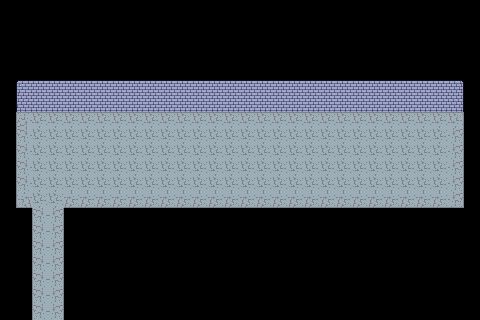

This game map was drawn from its Tiled (.tmx) file and the tilesets committed beside it. A one-line description and the full map source follow:
An orthogonal 30x20 tile map with 16x16 px tiles, 1 tile layer (Tile Layer 1).

<map version="1.10" tiledversion="1.11.2" orientation="orthogonal" renderorder="left-down" width="30" height="20" tilewidth="16" tileheight="16" infinite="0" nextlayerid="2" nextobjectid="1">
 <editorsettings>
  <export target="untitled.tmj" format="json" />
 </editorsettings>
 <tileset firstgid="1" source="../Dreamscaper.tsx" />
 <layer id="1" name="Tile Layer 1" width="30" height="20">
  <data encoding="csv">
1,1,1,1,1,1,1,1,1,1,1,1,1,1,1,1,1,1,1,1,1,1,1,1,1,1,1,1,1,1,
1,1,1,1,1,1,1,1,1,1,1,1,1,1,1,1,1,1,1,1,1,1,1,1,1,1,1,1,1,1,
1,0,0,0,0,0,0,0,0,0,0,0,0,0,0,0,0,0,0,0,0,0,0,0,0,0,0,0,0,0,
1,0,0,0,0,0,0,0,0,0,0,0,0,0,0,0,0,0,0,0,0,0,0,0,0,0,0,0,0,0,
1,0,0,0,0,0,0,0,0,0,0,0,0,0,0,0,0,0,0,0,0,0,0,0,0,0,0,0,0,0,
1,11,22,22,22,22,22,22,22,22,22,22,22,22,22,22,22,22,22,22,22,22,22,22,22,22,22,22,12,0,
1,13,14,14,14,14,14,14,14,14,14,14,14,14,14,14,14,14,14,14,14,14,14,14,14,14,14,14,15,1,
1,3,6,6,6,6,6,6,6,6,6,6,6,6,6,6,6,6,6,6,6,6,6,6,6,6,6,6,4,1,
1,10,8,8,8,8,8,8,8,8,8,8,8,8,8,8,8,8,8,8,8,8,8,8,8,8,8,8,9,1,
1,10,8,8,8,8,8,8,8,8,8,8,8,8,8,8,8,8,8,8,8,8,8,8,8,8,8,8,9,1,
1,10,8,8,8,8,8,8,8,8,8,8,8,8,8,8,8,8,8,8,8,8,8,8,8,8,8,8,9,1,
1,10,8,8,8,8,8,8,8,8,8,8,8,8,8,8,8,8,8,8,8,8,8,8,8,8,8,8,9,1,
1,2,8,8,7,7,7,7,7,7,7,7,7,7,7,7,7,7,7,7,7,7,7,7,7,7,7,7,5,1,
1,1,10,9,1,1,1,1,1,1,1,1,1,1,1,1,1,1,1,1,1,1,1,1,1,1,1,1,1,1,
1,1,10,9,1,1,1,1,1,1,1,1,1,1,1,1,1,1,1,1,1,1,1,1,1,1,1,1,1,1,
1,1,10,9,1,1,1,1,1,1,1,1,1,1,1,1,1,1,1,1,1,1,1,1,1,1,1,1,1,1,
1,1,10,9,1,1,1,1,1,1,1,1,1,1,1,1,1,1,1,1,1,1,1,1,1,1,1,1,1,1,
1,1,10,9,1,1,1,1,1,1,1,1,1,1,1,1,1,1,1,1,1,1,1,1,1,1,1,1,1,1,
1,1,10,9,1,1,1,1,1,1,1,1,1,1,1,1,1,1,1,1,1,1,1,1,1,1,1,1,1,1,
1,1,10,9,1,1,1,1,1,1,1,1,1,1,1,1,1,1,1,1,1,1,1,1,1,1,1,1,1,1
</data>
 </layer>
</map>
